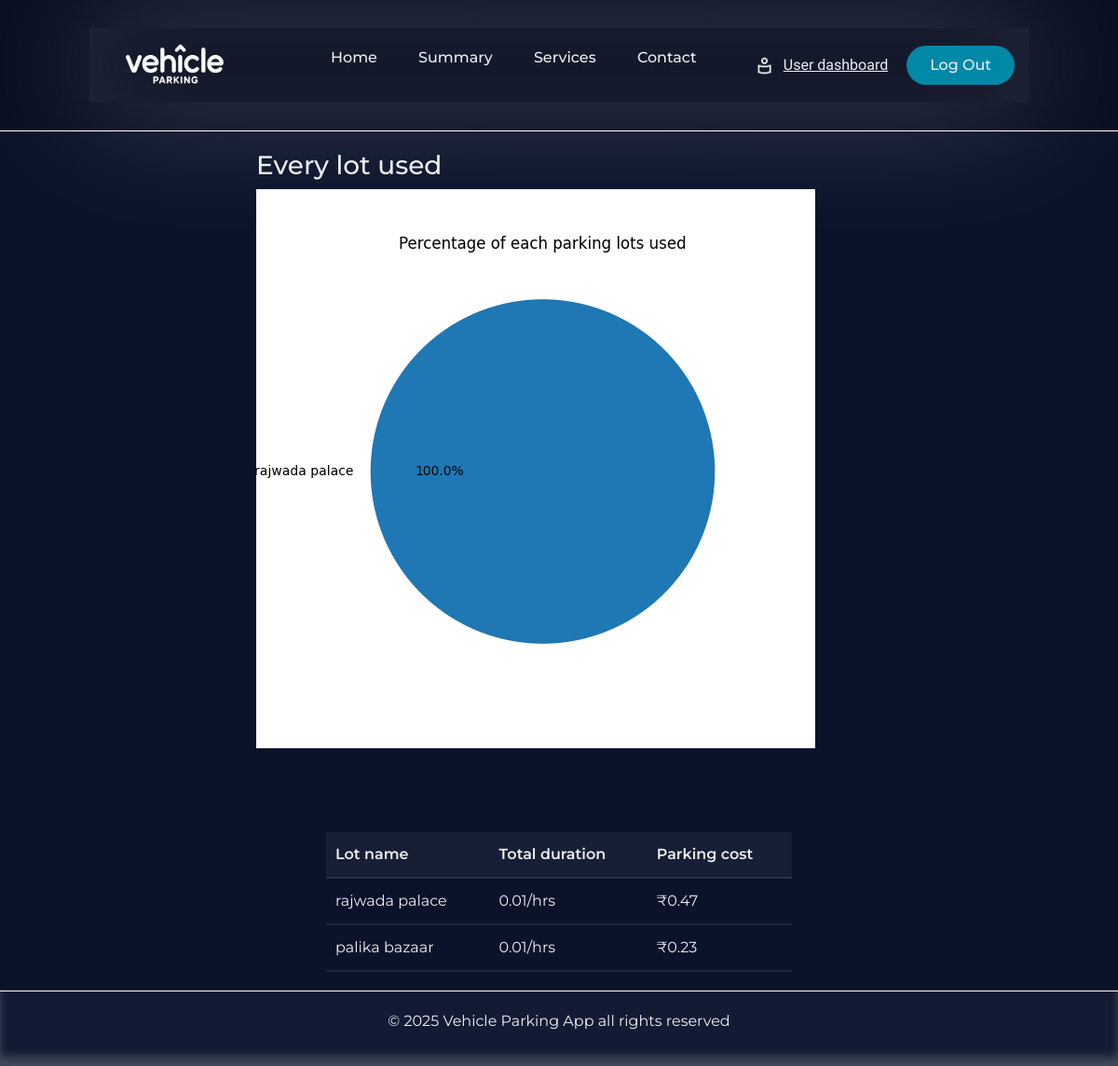
/user-summary/6, run on the app's committed database.
### Application/models.py (models this page shows)
class Parkinglot(db.Model):
    __tablename__='parking_lot'
    id=db.Column(db.Integer,primary_key=True)
    prime_location_name=db.Column(db.String(80),nullable=False)
    price=db.Column(db.Float,nullable=False)
    address=db.Column(db.String(250),nullable=False)
    pincode=db.Column(db.String(6),nullable=False)
    maximum_spots=db.Column(db.Integer,nullable=False)
    is_active=db.Column(db.Boolean,default=True,nullable=False)
    spots=db.relationship('Parkingspots',backref='lot',lazy=True,cascade='all,delete-orphan')

class Parkingrecords(db.Model):
    __tablename__='parking_records'
    id=db.Column(db.Integer,primary_key=True)
    spot_id=db.Column(db.Integer,db.ForeignKey('parking_spots.id'),nullable=False)
    user_id=db.Column(db.Integer,db.ForeignKey('user.id'),nullable=False)
    vehicle_number=db.Column(db.String(18),nullable=False)
    parking_timestamp=db.Column(db.DateTime,nullable=False)
    leaving_timestamp=db.Column(db.DateTime,nullable=True)
    parking_cost=db.Column(db.Float,nullable=True)
    status=db.Column(db.String(12),nullable=False,default='reserved') # reserved and released

### Application/controllers.py (the view)
@app.route('/user-summary/<int:user_id>')
def user_summary(user_id):
    parking_records=Parkingrecords.query.filter_by(user_id=user_id,status='released').all()
    lots_used=dict()
    parking_duration=dict()
    parking_cost=dict()
    for record in parking_records:
        lot_name=record.spot.lot.prime_location_name
        if lot_name in lots_used:
            lots_used[lot_name]+=1
        else:
            lots_used[lot_name]=1
        if record.parking_timestamp and record.leaving_timestamp:
            duration=(record.leaving_timestamp-record.parking_timestamp).total_seconds()
            duration=round(duration/3600,2)
            if lot_name in parking_duration:
                parking_duration[lot_name]+=duration
            else:
                parking_duration[lot_name]=duration
            if lot_name in parking_cost:
                parking_cost[lot_name]+=record.parking_cost
            else:
                parking_cost[lot_name]=record.parking_cost
    if lots_used==None:
        return 'No parking records'
    labels=list(lots_used.keys())
    sizes=list(lots_used.values())
    plt.figure(figsize=(6,6))
    plt.pie(sizes,labels=labels,autopct="%1.1f%%")
    plt.title('Percentage of each parking lots used')
    plt.savefig('static/lots_used.png')
    plt.clf()
    return render_template('user_summary.html',user_id=user_id,parking_duration=parking_duration,parking_cost=parking_cost)

### templates/user_summary.html (shortened to what this page needs)
{% extends 'user_base.html' %}
{% block content %}
<div class="charts-container">
    <div class="lots-used-pie-chart-container">
        <h3 class="">Every lot used</h3>
        <img src="/static/lots_used.png" alt="">
    </div>
   <div class="parking-record-summary-table">
     <table class="parkinglot-table">
        <thead>
            <tr>
                <th>Lot name</th>
                <th>Total duration</th>
                <th>Parking cost</th>
            </tr>
        </thead>
        <tbody>
        {% for lot_name,total_duration in parking_duration.items() %}
        <tr >
            <td>{{lot_name}}</td>
            <td>{{total_duration}}/hrs</td>
            <td>₹{{parking_cost[lot_name]}}</td>
        </tr>
        {% endfor %}
        </tbody>
    </table>
</div>
</div>
{% endblock %}

### static/style.css (style rules this page uses)
* { box-sizing: border-box; margin: 0; padding: 0; font-family: "Montserrat",sans-serif; }
html,body { height: 100%; background-color: #0b132b; color: #edf0f1; }
.parkinglot-table { width: 100%; border-radius: 30px; border-collapse: separate; border-spacing: 0px; }
.parkinglot-table th, .parkinglot-table td { padding: 12px 10px; border-bottom: 2px solid rgba(255, 255, 255, 0.080);; }
.parkinglot-table th { text-align: left; background-color: rgba(255, 255, 255, 0.05); font-weight: 600; }
.parkinglot-table td { text-align: left; }
.charts-container { display: flex; justify-content: center; gap: 40px; flex-wrap: wrap; }
.lots-used-pie-chart-container { width: 650px; }
.parking-record-summary-table { width: 500px; margin-top: 50px; overflow-y: auto; max-height: 300px; }

### data on the page
Parkinglot: prime_location_name "rajwada palace", total_duration "0.01", prime_location_name.parking_cost "0.47"
Parkinglot: prime_location_name "palika bazaar", total_duration "0.01", prime_location_name.parking_cost "0.23"
